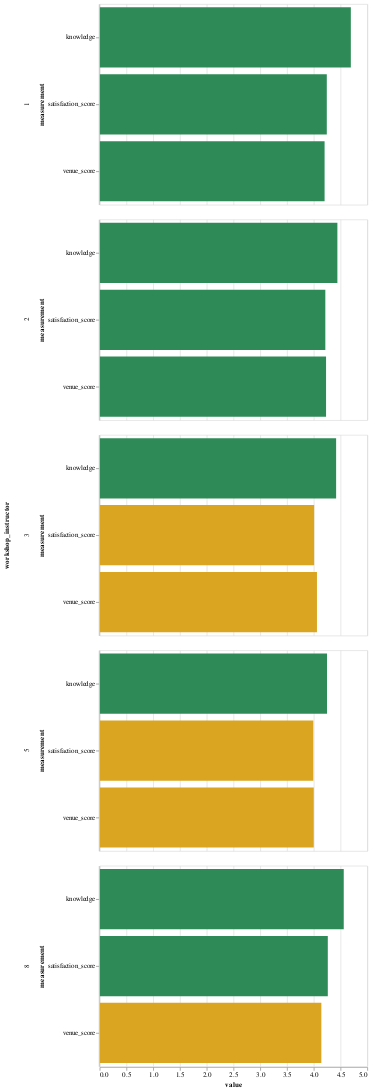

Here is the notebook cell this chart was saved with:
### Code cell
alt.Chart(melted.loc[melted.measurement != 'class_size', ]).mark_bar().encode(
    x='value:Q',
    y='measurement:N',
    row='workshop_instructor',
    color=alt.condition(
        alt.datum.value > 4.2,
        alt.value("seagreen"),
        alt.value("goldenrod")
    )
).interactive()

### Figure 1 — Vega-Lite specification as saved in the notebook (floating-point values rounded to 4 significant figures)
{"$schema": "https://vega.github.io/schema/vega-lite/v2.6.0.json", "config": {"view": {"height": 300, "width": 400}}, "data": {"name": "data-b855a6b49fa2ab215699231734a4389f"}, "datasets": {"data-b855a6b49fa2ab215699231734a4389f": [{"measurement": "knowledge", "value": 4.693, "workshop_instructor": 1}, {"measurement": "knowledge", "value": 4.441, "workshop_instructor": 2}, {"measurement": "knowledge", "value": 4.418, "workshop_instructor": 3}, {"measurement": "knowledge", "value": 4.248, "workshop_instructor": 5}, {"measurement": "knowledge", "value": 4.56, "workshop_instructor": 8}, {"measurement": "venue_score", "value": 4.202, "workshop_instructor": 1}, {"measurement": "venue_score", "value": 4.23, "workshop_instructor": 2}, {"measurement": "venue_score", "value": 4.06, "workshop_instructor": 3}, {"measurement": "venue_score", "value": 4, "workshop_instructor": 5}, {"measurement": "venue_score", "value": 4.142, "workshop_instructor": 8}, {"measurement": "satisfaction_score", "value": 4.244, "workshop_instructor": 1}, {"measurement": "satisfaction_score", "value": 4.216, "workshop_instructor": 2}, {"measurement": "satisfaction_score", "value": 4.007, "workshop_instructor": 3}, {"measurement": "satisfaction_score", "value": 3.992, "workshop_instructor": 5}, {"measurement": "satisfaction_score", "value": 4.262, "workshop_instructor": 8}]}, "encoding": {"color": {"condition": {"test": "(datum.value > 4.2)", "value": "seagreen"}, "value": "goldenrod"}, "row": {"field": "workshop_instructor", "type": "quantitative"}, "x": {"field": "value", "type": "quantitative"}, "y": {"field": "measurement", "type": "nominal"}}, "mark": "bar", "selection": {"selector010": {"bind": "scales", "encodings": ["x", "y"], "mark": {"fill": "#333", "fillOpacity": 0.125, "stroke": "white"}, "on": "[mousedown, window:mouseup] > window:mousemove!", "resolve": "global", "translate": "[mousedown, window:mouseup] > window:mousemove!", "type": "interval", "zoom": "wheel!"}}}
